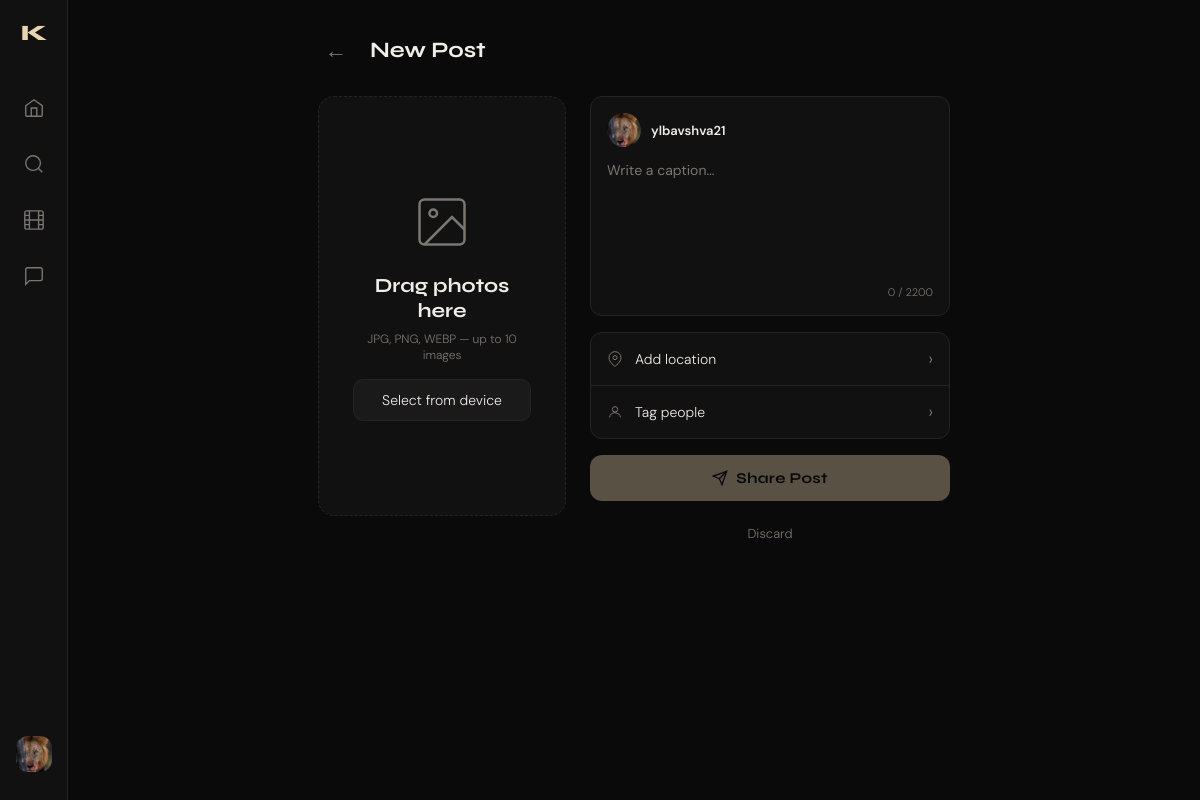
/posts/create/ (signed in), run on the app's committed database.
### users/models.py (models this page shows, shortened)
class User(AbstractUser):
    id = models.UUIDField(primary_key=True, default=uuid.uuid4, editable=False)
    bio = models.TextField(max_length=500, blank=True)
    avatar = models.ImageField(upload_to='profile_pics/', blank=True, null=True)
    website = models.URLField(blank=True)
    is_private = models.BooleanField(default=False)
    followers = models.ManyToManyField(
        'self',
        through='Follow',
        symmetrical=False,
        related_name='following_set'
    )
    class Meta:
        db_table = 'users'

### posts/views.py (the view)
# urls.py: path('create/', views.create_post_view, name='create'),
@login_required
def create_post_view(request):
    if request.method == 'POST':
        form = PostCreateForm(request.POST, request.FILES)
        if form.is_valid():
            post = form.save(commit=False)
            post.author = request.user
            post.save()
            images = request.FILES.getlist('images')
            for idx, img in enumerate(images):
                PostImage.objects.create(post=post, image=img, order=idx)
            return redirect('users:feed')
    else:
        form = PostCreateForm()
    return render(request, 'posts/create.html', {'form': form})

### posts/forms.py
class PostCreateForm(forms.ModelForm):
    images = MultiImageField(
        required=True,
        max_num=10,
        help_text='Select one or more images',
        validators=[FileExtensionValidator(['jpg', 'jpeg', 'png', 'webp'])],
    )
    class Meta:
        model = Post
        fields = ('caption',)
        widgets = {
            'caption': forms.Textarea(attrs={
                'placeholder': 'Write a caption…',
                'rows': 4,
                'maxlength': 2200,
            })
        }

### templates/posts/create.html (shortened to what this page needs)
{% extends 'users/base.html' %}
{% load static %}
{% block extra_css %}<link rel="stylesheet" href="{% static 'posts/main.css' %}">{% endblock %}
{% block content %}
<div class="create-page">
  <div class="create-header">
    <a href="javascript:history.back()" class="back-btn">←</a>
    <h2>New Post</h2>
  </div>
  <form method="post" enctype="multipart/form-data" id="createForm" class="create-form">
    <div class="create-steps">
      <div class="step" id="stepMedia">
        <div class="drop-zone" id="dropZone">
          <div class="drop-inner" id="dropInner">
            <div class="drop-icon">
              <svg viewBox="0 0 24 24" fill="none" stroke="currentColor" stroke-width="1">
                <rect x="3" y="3" width="18" height="18" rx="2"/>
                <circle cx="8.5" cy="8.5" r="1.5"/>
                <path d="M21 15l-5-5L5 21"/>
              </svg>
            </div>
            <p class="drop-title">Drag photos here</p>
            <p class="drop-hint">JPG, PNG, WEBP — up to 10 images</p>
            <label class="drop-select-btn">
              Select from device
            </label>
          </div>
        </div>
      </div>
      <div class="create-side" id="createSide">
        <div class="caption-box">
          <div class="caption-author-row">
            {% if request.user.avatar %}
              <img src="{{ request.user.avatar.url }}" class="cap-av" />
            {% else %}
              <div class="cap-av-ph">{{ request.user.username|first|upper }}</div>
            {% endif %}
            <span class="cap-username">{{ request.user.username }}</span>
          </div>
          <textarea
            name="caption"
            id="captionInput"
            placeholder="Write a caption…"
            maxlength="2200"
            rows="5"
            class="cap-textarea"
          >{{ form.caption.value|default:'' }}</textarea>
          <div class="cap-count"><span id="capCount">0</span> / 2200</div>
        </div>
        <div class="create-options-list">
          <div class="create-option">
            <span class="co-icon">
              <svg viewBox="0 0 24 24" fill="none" stroke="currentColor" stroke-width="1.5" width="16" height="16"><path d="M21 10c0 7-9 13-9 13S3 17 3 10a9 9 0 0118 0z"/><circle cx="12" cy="10" r="3"/></svg>
            </span>
            <span>Add location</span>
            <span class="co-arrow">›</span>
          </div>
          <div class="create-option">
            <span class="co-icon">
              <svg viewBox="0 0 24 24" fill="none" stroke="currentColor" stroke-width="1.5" width="16" height="16"><circle cx="12" cy="8" r="4"/><path d="M4 20c0-4 3.58-7 8-7s8 3 8 7"/></svg>
            </span>
            <span>Tag people</span>
            <span class="co-arrow">›</span>
          </div>
        </div>
        <button type="submit" class="share-btn" id="shareBtn" disabled>
          <svg viewBox="0 0 24 24" fill="none" stroke="currentColor" stroke-width="2" width="16" height="16"><line x1="22" y1="2" x2="11" y2="13"/><polygon points="22 2 15 22 11 13 2 9 22 2"/></svg>
          Share Post
        </button>
        <a href="javascript:history.back()" class="discard-btn">Discard</a>
      </div>
    </div>
  </form>
</div>
{% endblock %}

### templates/feed/base.html (shortened to what this page needs)
{% load static %}
<!DOCTYPE html>
<html lang="en">
<head>
  <link rel="stylesheet" href="{% static 'users/main.css' %}" />
  {% block extra_css %}{% endblock %}
</head>
<body>
{% if user.is_authenticated %}
<nav class="sidebar">
  <div class="sidebar-logo">K</div>
  <div class="sidebar-links">
    <a href="/" class="nav-link {% block nav_home %}{% endblock %}" title="Home">
      <svg viewBox="0 0 24 24" fill="none" stroke="currentColor" stroke-width="1.5"><path d="M3 9.5L12 3l9 6.5V20a1 1 0 01-1 1H4a1 1 0 01-1-1V9.5z"/><path d="M9 21V12h6v9"/></svg>
    </a>
    <a href="{% url 'users:search' %}" class="nav-link {% block nav_search %}{% endblock %}" title="Search">
      <svg viewBox="0 0 24 24" fill="none" stroke="currentColor" stroke-width="1.5"><circle cx="11" cy="11" r="8"/><path d="M21 21l-4.35-4.35"/></svg>
    </a>
    <a href="{% url 'reels:home' %}" class="nav-link {% block nav_reels %}{% endblock %}" title="Reels">
      <svg viewBox="0 0 24 24" fill="none" stroke="currentColor" stroke-width="1.5"><rect x="2" y="2" width="20" height="20" rx="2.18"/><path d="M7 2v20M17 2v20M2 12h20M2 7h5M2 17h5M17 7h5M17 17h5"/></svg>
    </a>
    <a href="{% url 'chats:home' %}" class="nav-link {% block nav_chats %}{% endblock %}" title="Messages">
      <svg viewBox="0 0 24 24" fill="none" stroke="currentColor" stroke-width="1.5"><path d="M21 15a2 2 0 01-2 2H7l-4 4V5a2 2 0 012-2h14a2 2 0 012 2z"/></svg>
    </a>
    <a href="{% url 'users:profile' user.username %}" class="nav-link nav-avatar {% block nav_profile %}{% endblock %}" title="Profile">
      {% if user.avatar %}
        <img src="{{ user.avatar.url }}" alt="avatar" />
      {% else %}
        <span>{{ user.username|first|upper }}</span>
      {% endif %}
    </a>
  </div>
</nav>
{% endif %}
<main class="main-content {% if not user.is_authenticated %}auth-page{% endif %}">
  {% block content %}{% endblock %}
</main>
</body>
</html>

### static/users/main.css (style rules this page uses)
:root { --bg: #0a0a0a; --bg-2: #111111; --bg-3: #1a1a1a; --border: #242424; --text: #f0ede8; --text-muted:#7a7672; --accent: #e8d5b0; --accent-2: #c4a882; --danger: #e05252; --sidebar-w: 68px; --radius: 12px; --font-display: 'Syne', sans-serif; --font-body: 'DM Sans', sans-serif; }
*, *::before, *::after { box-sizing: border-box; margin: 0; padding: 0; }
html { font-size: 16px; }
body { background: var(--bg); color: var(--text); font-family: var(--font-body); font-weight: 300; min-height: 100vh; display: flex; -webkit-font-smoothing: antialiased; }
a { color: inherit; text-decoration: none; }
img { display: block; width: 100%; height: 100%; object-fit: cover; }
input, textarea, button { font-family: var(--font-body); }
.sidebar { position: fixed; left: 0; top: 0; bottom: 0; width: var(--sidebar-w); background: var(--bg-2); border-right: 1px solid var(--border); display: flex; flex-direction: column; align-items: center; padding: 20px 0; z-index: 100; }
.sidebar-logo { font-family: var(--font-display); font-weight: 800; font-size: 22px; color: var(--accent); letter-spacing: -1px; margin-bottom: 36px; }
.sidebar-links { display: flex; flex-direction: column; gap: 4px; flex: 1; width: 100%; padding: 0 8px; }
.nav-link { display: flex; align-items: center; justify-content: center; width: 52px; height: 52px; border-radius: 14px; color: var(--text-muted); transition: background .2s, color .2s; position: relative; }
.nav-link svg { width: 22px; height: 22px; }
.nav-avatar { margin-top: auto; overflow: hidden; border: 2px solid transparent; transition: border-color .2s; }
.nav-avatar img { border-radius: 12px; width: 36px; height: 36px; }
.main-content { margin-left: var(--sidebar-w); flex: 1; min-height: 100vh; }
.back-btn { font-size: 20px; color: var(--text-muted); padding: 8px; border-radius: 8px; transition: color .2s; }

### data on the page
User: avatar (picture), user.avatar (picture), user.username "ylbavshva21"
